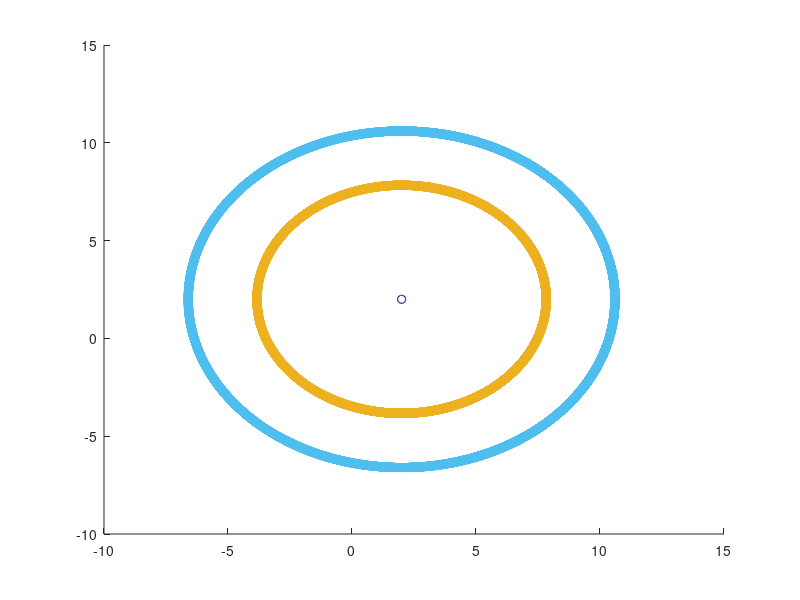

This chart was generated by the following MATLAB code:
x0 = [7,5];
r0 = [2 2];
rpl = norm(x0-r0);

nt = 1000;
xt = zeros(nt,2);
hold on
plot(r0(1),r0(2), 'o')
plot(x0(1),x0(2), 'o')
for t = 1:10000
	ui = [0,0];
	ui(1) = rpl*sin(0.001*t)-x0(1);
	ui(2) = rpl*cos(0.001*t)-x0(2);
	xt(t,:) = x0+ui+r0;
end
plot(xt(:,1), xt(:,2), 'o');

x0 = [7,-5];
r0 = [2 2];
rpl = norm(x0-r0);

nt = 1000;
xt = zeros(nt,2);
hold on
plot(r0(1),r0(2), 'o')
plot(x0(1),x0(2), 'o')
for t = 1:10000
	ui = [0,0];
	ui(1) = rpl*sin(0.001*t)-x0(1);
	ui(2) = rpl*cos(0.001*t)-x0(2);
	xt(t,:) = x0+ui+r0;
end
plot(xt(:,1), xt(:,2), 'o');